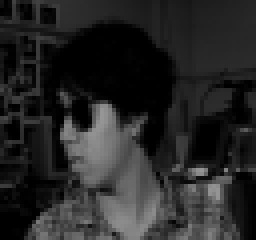
#> input picture faces/an2i/an2i_right_sad_sunglasses_2.png, 64 x 60 px (shown 4 times larger); its folder holds only this picture in this run
$ python rotate_batch.py
#> lines starting #> are read from the running program, lines starting #| are printed output that depends on the picture
import cv2
import numpy as np
import os
from glob import glob


root_dir = 'faces'

# Define rotation parameters
rotation_angle = -30  # Rotation angle in degrees
crop_percentage = (abs(rotation_angle) // 10) * 5 / 100.0


for filepath in glob(os.path.join(root_dir, '**', '*.png'), recursive=True):

    image = cv2.imread(filepath)
#> image is the input picture: shape (60, 64, 3); min 0, max 150, mean 38.4
    if image is None:
        print(f"Could not read {filepath}. Skipping...")
        continue


    (h, w) = image.shape[:2]
#> h = 60; w = 64
    center = (w // 2, h // 2)
#> center = (32, 30)


    border_x = int(crop_percentage * w)  # Width-based border
#> border_x = 9
    border_y = int(crop_percentage * h)  # Height-based border
#> border_y = 9


    if h <= 2 * border_y or w <= 2 * border_x:
        print(f"Image too small for border cropping: {filepath}")
        continue


    rotation_matrix = cv2.getRotationMatrix2D(center, rotation_angle, 1.0)


    rotated_image = cv2.warpAffine(image, rotation_matrix, (w, h))
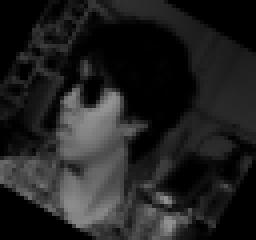
#> rotated_image: shape (60, 64, 3) (shown 4 times larger); min 0, max 149, mean 33.1


    cropped_image = rotated_image[border_y:h-border_y, border_x:w-border_x]
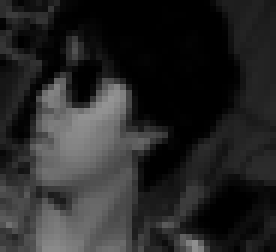
#> cropped_image: shape (42, 46, 3) (shown 6 times larger); min 0, max 149, mean 39.2


    if cropped_image.size == 0:
        print(f"Cropping resulted in an empty image: {filepath}")
        continue


    original_folder = os.path.basename(os.path.dirname(filepath))
    output_dir = os.path.join(os.path.dirname(filepath), f'{original_folder}_{rotation_angle}_degrees')
    os.makedirs(output_dir, exist_ok=True)


    original_filename = os.path.splitext(os.path.basename(filepath))[0]
    new_filename = f"{original_filename}_{rotation_angle}_degrees.png"
    save_path = os.path.join(output_dir, new_filename)


    cv2.imwrite(save_path, cropped_image)
    print(f"Processed and saved: {save_path}")
#> pass 2 of the loop `for filepath in glob(os.path.join(root_dir, '**', '*.png'), recursive=..`:
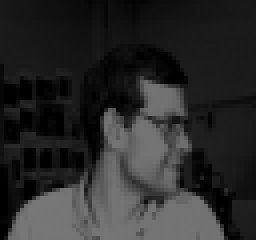
#> input picture faces/at33/at33_left_angry_open_2.png, 64 x 60 px (shown 4 times larger)
#> image is the input picture: shape (60, 64, 3); min 0, max 120, mean 42.2
#> `rotated_image = cv2.warpAffine(image, rotation_matrix, (w, h))`:
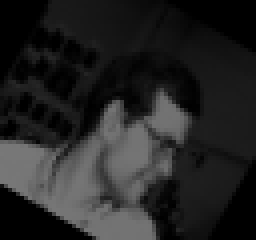
#> rotated_image: shape (60, 64, 3) (shown 4 times larger); min 0, max 120, mean 36.4
#> `cropped_image = rotated_image[border_y:h-border_y, border_x:w-border_x]`:
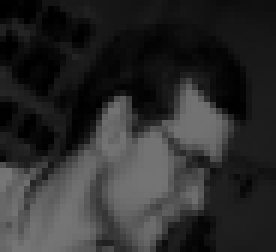
#> cropped_image: shape (42, 46, 3) (shown 6 times larger); min 0, max 118, mean 44.4
#> pass 3 of the loop `for filepath in glob(os.path.join(root_dir, '**', '*.png'), recursive=..`:
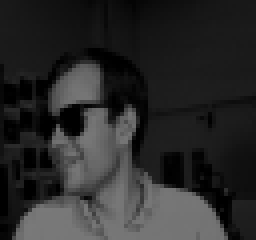
#> input picture faces/at33/at33_right_happy_sunglasses_2.png, 64 x 60 px (shown 4 times larger)
#> image is the input picture: shape (60, 64, 3); min 0, max 121, mean 42.2
#> `rotated_image = cv2.warpAffine(image, rotation_matrix, (w, h))`:
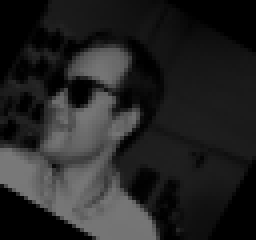
#> rotated_image: shape (60, 64, 3) (shown 4 times larger); min 0, max 121, mean 36.5
#> `cropped_image = rotated_image[border_y:h-border_y, border_x:w-border_x]`:
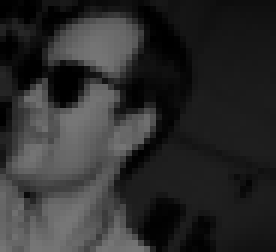
#> cropped_image: shape (42, 46, 3) (shown 6 times larger); min 0, max 119, mean 45
#> the loop made 4 passes; the first 3 are shown
